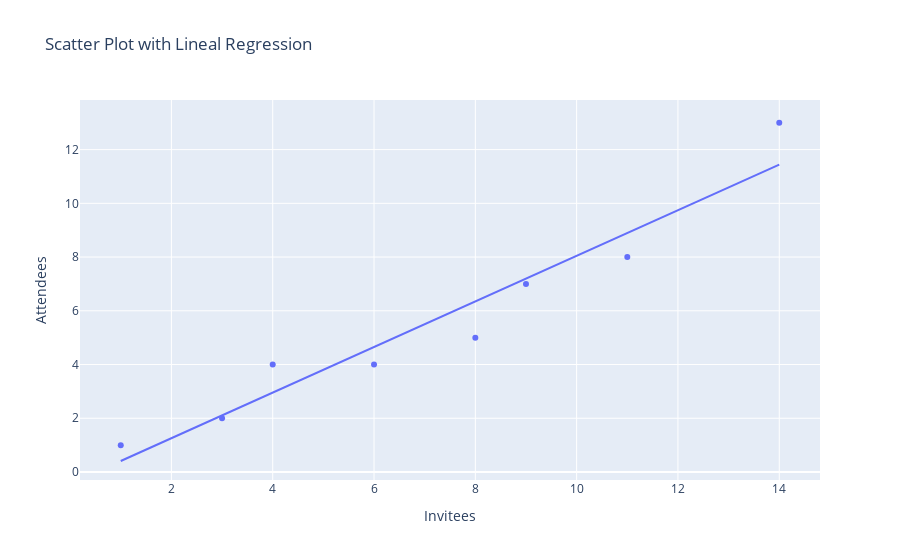

Here is the notebook cell this chart was saved with:
### Code cell
party_data['Predictions'] = lm.predict(X)

#Creating the regression graphic
fig = px.scatter(party_data, x='Invitees', y='Attendees', title="Scatter Plot with Lineal Regression")
fig.add_traces(px.line(party_data, x='Invitees', y='Predictions').data)
fig.show()

### Figure 1 — Plotly figure (JSON) as saved in the notebook; plotly's stock layout.template omitted (floating-point values rounded to 4 significant figures)
{"data": [{"hovertemplate": "Invitees=%{x}<br>Attendees=%{y}<extra></extra>", "legendgroup": "", "marker": {"color": "#636efa", "symbol": "circle"}, "mode": "markers", "name": "", "orientation": "v", "showlegend": false, "type": "scatter", "x": [1, 3, 4, 6, 8, 9, 11, 14], "xaxis": "x", "y": [1, 2, 4, 4, 5, 7, 8, 13], "yaxis": "y"}, {"hovertemplate": "Invitees=%{x}<br>Predictions=%{y}<extra></extra>", "legendgroup": "", "line": {"color": "#636efa", "dash": "solid"}, "marker": {"symbol": "circle"}, "mode": "lines", "name": "", "orientation": "v", "showlegend": false, "type": "scatter", "x": [1, 3, 4, 6, 8, 9, 11, 14], "xaxis": "x", "y": [0.4091, 2.106, 2.955, 4.652, 6.348, 7.197, 8.894, 11.44], "yaxis": "y"}], "layout": {"autosize": true, "legend": {"tracegroupgap": 0}, "title": {"text": "Scatter Plot with Lineal Regression"}, "xaxis": {"anchor": "y", "autorange": true, "domain": [0, 1], "range": [0.212, 14.79], "title": {"text": "Invitees"}, "type": "linear"}, "yaxis": {"anchor": "x", "autorange": true, "domain": [0, 1], "range": [-0.307, 14.01], "title": {"text": "Attendees"}, "type": "linear"}}}
